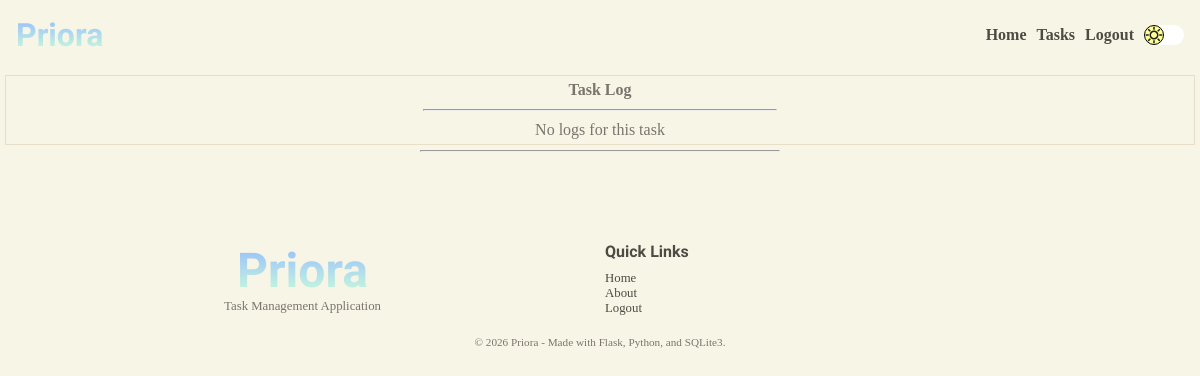
Page /user/task/29/log (signed in) on the earlier database version.
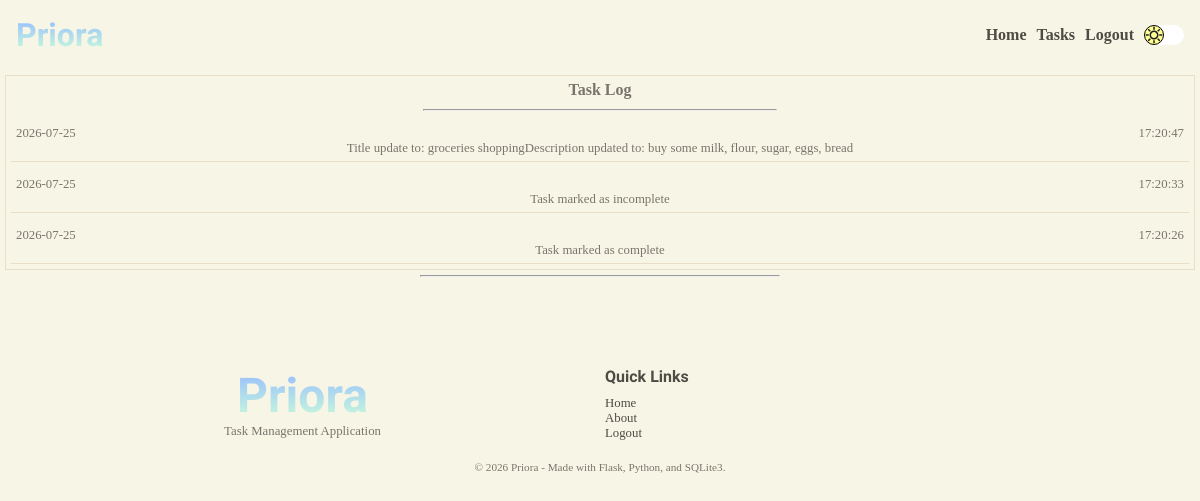
Same page on the later database version.
### tables this page shows
CREATE TABLE "task_logs" (
                            "log_id"	INTEGER NOT NULL UNIQUE,
                            "task_id"	INTEGER NOT NULL,
                            "user_id"   INTEGER NOT NULL,
                            "date"	TEXT NOT NULL,
                            "time"	TEXT NOT NULL,
                            "comment"	TEXT NOT NULL,
                            PRIMARY KEY("log_id" AUTOINCREMENT),
                            FOREIGN KEY("task_id") 
                                REFERENCES "tasks"("task_id")
                                ON DELETE CASCADE,
                            FOREIGN KEY ("user_id")
                                REFERENCES "users"("user_id")
                                ON DELETE CASCADE
                            );

### app.py (the view)
@app.route("/user/task/<int:task_id>/log", methods=["GET"])
@login_required
@password_reset_required
def all_logs(task_id):
    user = find_user_by_id(session.get("user-id"))
    logs = get_all_task_logs(task_id, user)
    return render_template("tasks/task-log.html", logs=logs)

### app.py (called while the page is built)
@app.after_request
def security_headers(response):
    response.headers["Content-Security-Policy"] = (
        "default-src 'self'; "
        "script-src 'self'; "
        "style-src 'self' https://fonts.googleapis.com; "
        "font-src 'self' https://fonts.gstatic.com;"
    )
    return response

### services/auth.py (called while the page is built)
def login_required(f):
    @wraps(f)
    def decorated_function(*args, **kwargs):
        if session.get("user-id") is None:
            return redirect(url_for("login"))
        return f(*args, **kwargs)
    return decorated_function

def password_reset_required(f):
    @wraps(f)
    def decorated_function(*args, **kwargs):
        reset_req = is_reset_req(session.get("user-id"))
        if reset_req:
            return redirect(url_for("change_password"))
        return f(*args, **kwargs)
    return decorated_function

### services/database.py (called while the page is built)
def connect_database():
    os.makedirs("instance", exist_ok=True)
    connection = sqlite3.connect("instance/task-manager.db")
    connection.row_factory = sqlite3.Row
    connection.execute("PRAGMA foreign_keys = ON;")
    return connection

### templates/tasks/task-log.html
{% extends 'layout.html' %} {% block content %}
<section class="task-view-section">
  <div class="task-view-log">
    <div class="task-log">
      <p><strong>Task Log</strong></p>
      <hr />
      {% if logs %} {% for log in logs %}
      <div class="log">
        <div class="log-info">
          <p>{{ log['date']}}</p>
          <p>{{ log['time']}}</p>
        </div>
        <div class="log-description">
          <p>{{ log['comment'] }}</p>
        </div>
      </div>
      {% endfor %} {% else %}
      <p>No logs for this task</p>
      {% endif %}
    </div>
  </div>
</section>
{% endblock content %}

Differences in the rows shown:
added task_logs: date "2026-07-25", time "17:20:47", comment "Title update to: groceries shoppingDescription updated to: buy some milk, flour, sugar, eggs, bread"
added task_logs: date "2026-07-25", time "17:20:33", comment "Task marked as incomplete"
added task_logs: date "2026-07-25", time "17:20:26", comment "Task marked as complete"
Other differences:
text no longer shown: "No logs for this task"
